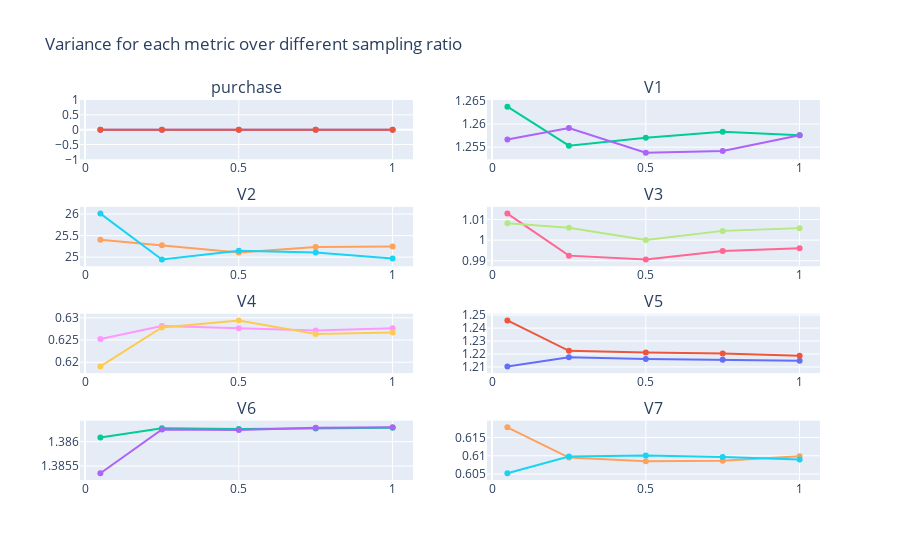

Notebook code cell kept with this figure:
### Code cell
promote_group = outcome.loc[outcome['Promotion'] == 'Yes']
non_promote_group = outcome.loc[outcome['Promotion'] == 'No']

# create subplots for showing the variance
fig = make_subplots(rows=4, cols=2, 
                    start_cell="top-left",
                   subplot_titles=("purchase","V1", "V2","V3","V4","V5","V6","V7"))

# plot for purchase variance
fig.add_trace(go.Scatter(x=promote_group['prop_sampling'], y=promote_group['purchase']),
              row=1, col=1)

fig.add_trace(go.Scatter(x=non_promote_group['prop_sampling'], y=non_promote_group['purchase']),
              row=1, col=1)

# plot for V1 variance
fig.add_trace(go.Scatter(x=promote_group['prop_sampling'], y=promote_group['V1']),
              row=1, col=2)

fig.add_trace(go.Scatter(x=non_promote_group['prop_sampling'], y=non_promote_group['V1']),
              row=1, col=2)

# plot for V2 variance
fig.add_trace(go.Scatter(x=promote_group['prop_sampling'], y=promote_group['V2']),
              row=2, col=1)

fig.add_trace(go.Scatter(x=non_promote_group['prop_sampling'], y=non_promote_group['V2']),
              row=2, col=1)

# plot for V3 variance
fig.add_trace(go.Scatter(x=promote_group['prop_sampling'], y=promote_group['V3']),
              row=2, col=2)

fig.add_trace(go.Scatter(x=non_promote_group['prop_sampling'], y=non_promote_group['V3']),
              row=2, col=2)

# plot for V4 variance
fig.add_trace(go.Scatter(x=promote_group['prop_sampling'], y=promote_group['V4']),
              row=3, col=1)

fig.add_trace(go.Scatter(x=non_promote_group['prop_sampling'], y=non_promote_group['V4']),
              row=3, col=1)

# plot for V5 variance
fig.add_trace(go.Scatter(x=promote_group['prop_sampling'], y=promote_group['V5']),
              row=3, col=2)

fig.add_trace(go.Scatter(x=non_promote_group['prop_sampling'], y=non_promote_group['V5']),
              row=3, col=2)

# plot for V6 variance
fig.add_trace(go.Scatter(x=promote_group['prop_sampling'], y=promote_group['V6']),
              row=4, col=1)

fig.add_trace(go.Scatter(x=non_promote_group['prop_sampling'], y=non_promote_group['V6']),
              row=4, col=1)

# plot for V7 variance
fig.add_trace(go.Scatter(x=promote_group['prop_sampling'], y=promote_group['V7']),
              row=4, col=2)

fig.add_trace(go.Scatter(x=non_promote_group['prop_sampling'], y=non_promote_group['V7']),
              row=4, col=2)

fig.update_layout(showlegend=False, title_text="Variance for each metric over different sampling ratio")
fig.show()

### Figure 1 — Plotly figure (JSON) as saved in the notebook; plotly's stock layout.template omitted (floating-point values rounded to 4 significant figures)
{"data": [{"type": "scatter", "x": [0.05, 0.25, 0.5, 0.75, 1], "xaxis": "x", "y": [1.437e-07, 1.437e-07, 1.437e-07, 1.437e-07, 1.437e-07], "yaxis": "y"}, {"type": "scatter", "x": [0.05, 0.25, 0.5, 0.75, 1], "xaxis": "x", "y": [1.437e-07, 1.437e-07, 1.437e-07, 1.437e-07, 1.437e-07], "yaxis": "y"}, {"type": "scatter", "x": [0.05, 0.25, 0.5, 0.75, 1], "xaxis": "x2", "y": [1.264, 1.255, 1.257, 1.258, 1.258], "yaxis": "y2"}, {"type": "scatter", "x": [0.05, 0.25, 0.5, 0.75, 1], "xaxis": "x2", "y": [1.257, 1.259, 1.254, 1.254, 1.258], "yaxis": "y2"}, {"type": "scatter", "x": [0.05, 0.25, 0.5, 0.75, 1], "xaxis": "x3", "y": [25.41, 25.27, 25.11, 25.24, 25.25], "yaxis": "y3"}, {"type": "scatter", "x": [0.05, 0.25, 0.5, 0.75, 1], "xaxis": "x3", "y": [26.01, 24.94, 25.15, 25.11, 24.97], "yaxis": "y3"}, {"type": "scatter", "x": [0.05, 0.25, 0.5, 0.75, 1], "xaxis": "x4", "y": [1.013, 0.9925, 0.9906, 0.9948, 0.996], "yaxis": "y4"}, {"type": "scatter", "x": [0.05, 0.25, 0.5, 0.75, 1], "xaxis": "x4", "y": [1.008, 1.006, 1.0, 1.005, 1.006], "yaxis": "y4"}, {"type": "scatter", "x": [0.05, 0.25, 0.5, 0.75, 1], "xaxis": "x5", "y": [0.6252, 0.6282, 0.6277, 0.6272, 0.6277], "yaxis": "y5"}, {"type": "scatter", "x": [0.05, 0.25, 0.5, 0.75, 1], "xaxis": "x5", "y": [0.6191, 0.6278, 0.6294, 0.6264, 0.6267], "yaxis": "y5"}, {"type": "scatter", "x": [0.05, 0.25, 0.5, 0.75, 1], "xaxis": "x6", "y": [1.21, 1.218, 1.216, 1.216, 1.215], "yaxis": "y6"}, {"type": "scatter", "x": [0.05, 0.25, 0.5, 0.75, 1], "xaxis": "x6", "y": [1.246, 1.222, 1.221, 1.22, 1.219], "yaxis": "y6"}, {"type": "scatter", "x": [0.05, 0.25, 0.5, 0.75, 1], "xaxis": "x7", "y": [1.386, 1.386, 1.386, 1.386, 1.386], "yaxis": "y7"}, {"type": "scatter", "x": [0.05, 0.25, 0.5, 0.75, 1], "xaxis": "x7", "y": [1.385, 1.386, 1.386, 1.386, 1.386], "yaxis": "y7"}, {"type": "scatter", "x": [0.05, 0.25, 0.5, 0.75, 1], "xaxis": "x8", "y": [0.6178, 0.6095, 0.6085, 0.6086, 0.6099], "yaxis": "y8"}, {"type": "scatter", "x": [0.05, 0.25, 0.5, 0.75, 1], "xaxis": "x8", "y": [0.6052, 0.6098, 0.6101, 0.6097, 0.609], "yaxis": "y8"}], "layout": {"annotations": [{"font": {"size": 16}, "showarrow": false, "text": "purchase", "x": 0.225, "xanchor": "center", "xref": "paper", "y": 1, "yanchor": "bottom", "yref": "paper"}, {"font": {"size": 16}, "showarrow": false, "text": "V1", "x": 0.775, "xanchor": "center", "xref": "paper", "y": 1, "yanchor": "bottom", "yref": "paper"}, {"font": {"size": 16}, "showarrow": false, "text": "V2", "x": 0.225, "xanchor": "center", "xref": "paper", "y": 0.7188, "yanchor": "bottom", "yref": "paper"}, {"font": {"size": 16}, "showarrow": false, "text": "V3", "x": 0.775, "xanchor": "center", "xref": "paper", "y": 0.7188, "yanchor": "bottom", "yref": "paper"}, {"font": {"size": 16}, "showarrow": false, "text": "V4", "x": 0.225, "xanchor": "center", "xref": "paper", "y": 0.4375, "yanchor": "bottom", "yref": "paper"}, {"font": {"size": 16}, "showarrow": false, "text": "V5", "x": 0.775, "xanchor": "center", "xref": "paper", "y": 0.4375, "yanchor": "bottom", "yref": "paper"}, {"font": {"size": 16}, "showarrow": false, "text": "V6", "x": 0.225, "xanchor": "center", "xref": "paper", "y": 0.1562, "yanchor": "bottom", "yref": "paper"}, {"font": {"size": 16}, "showarrow": false, "text": "V7", "x": 0.775, "xanchor": "center", "xref": "paper", "y": 0.1562, "yanchor": "bottom", "yref": "paper"}], "showlegend": false, "title": {"text": "Variance for each metric over different sampling ratio"}, "xaxis": {"anchor": "y", "domain": [0, 0.45]}, "xaxis2": {"anchor": "y2", "domain": [0.55, 1]}, "xaxis3": {"anchor": "y3", "domain": [0, 0.45]}, "xaxis4": {"anchor": "y4", "domain": [0.55, 1]}, "xaxis5": {"anchor": "y5", "domain": [0, 0.45]}, "xaxis6": {"anchor": "y6", "domain": [0.55, 1]}, "xaxis7": {"anchor": "y7", "domain": [0, 0.45]}, "xaxis8": {"anchor": "y8", "domain": [0.55, 1]}, "yaxis": {"anchor": "x", "domain": [0.8438, 1]}, "yaxis2": {"anchor": "x2", "domain": [0.8438, 1]}, "yaxis3": {"anchor": "x3", "domain": [0.5625, 0.7188]}, "yaxis4": {"anchor": "x4", "domain": [0.5625, 0.7188]}, "yaxis5": {"anchor": "x5", "domain": [0.2812, 0.4375]}, "yaxis6": {"anchor": "x6", "domain": [0.2812, 0.4375]}, "yaxis7": {"anchor": "x7", "domain": [0, 0.1562]}, "yaxis8": {"anchor": "x8", "domain": [0, 0.1562]}}}
